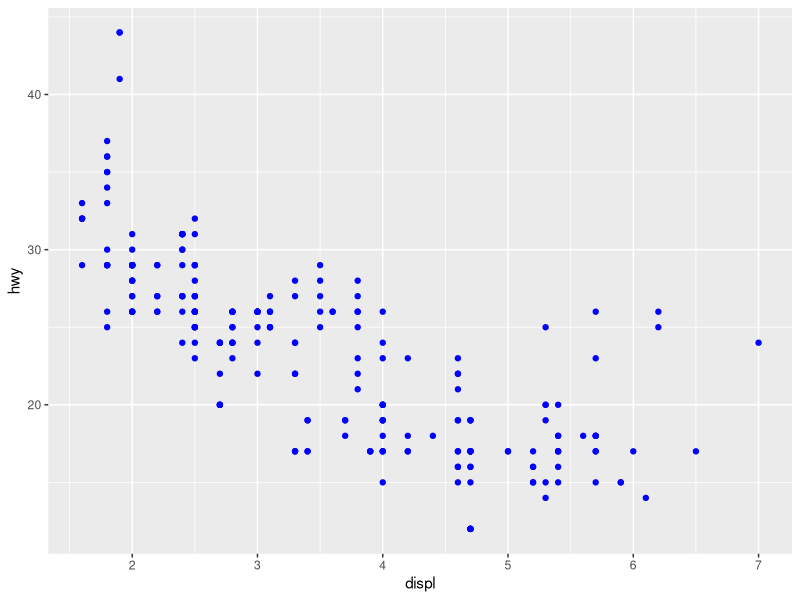
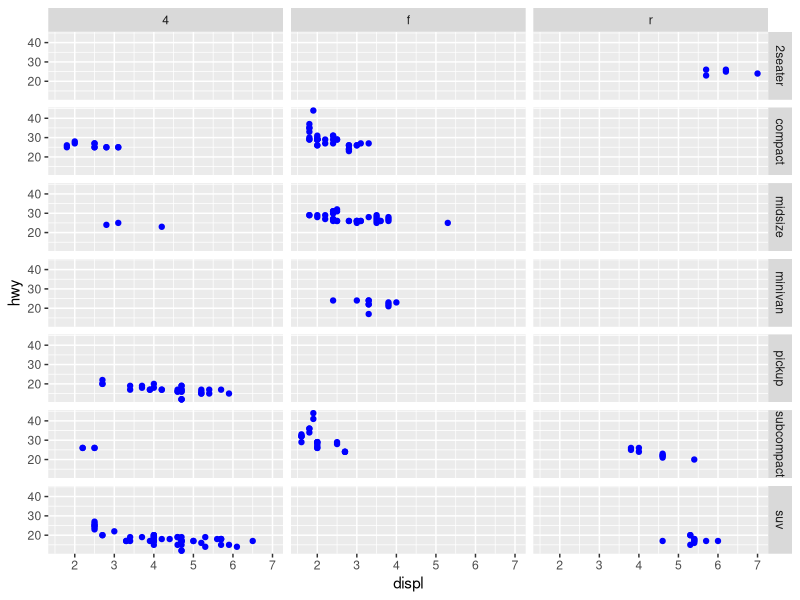
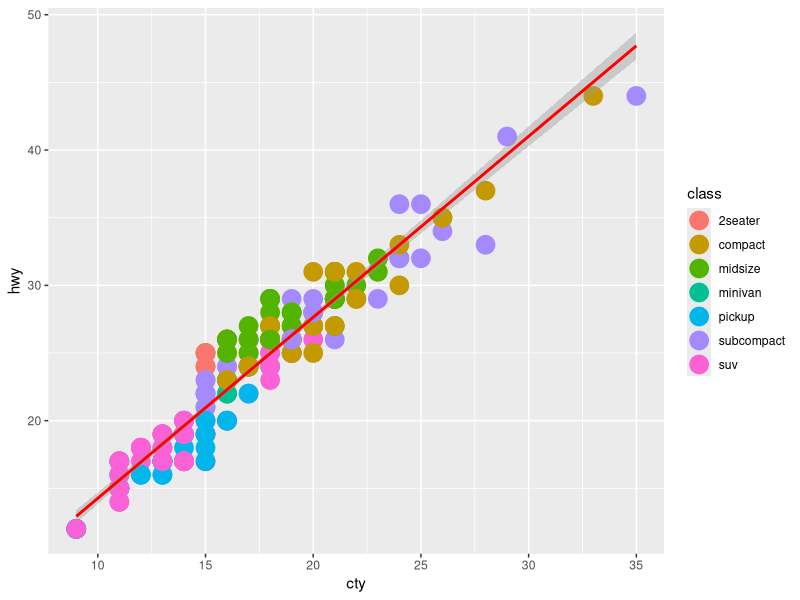
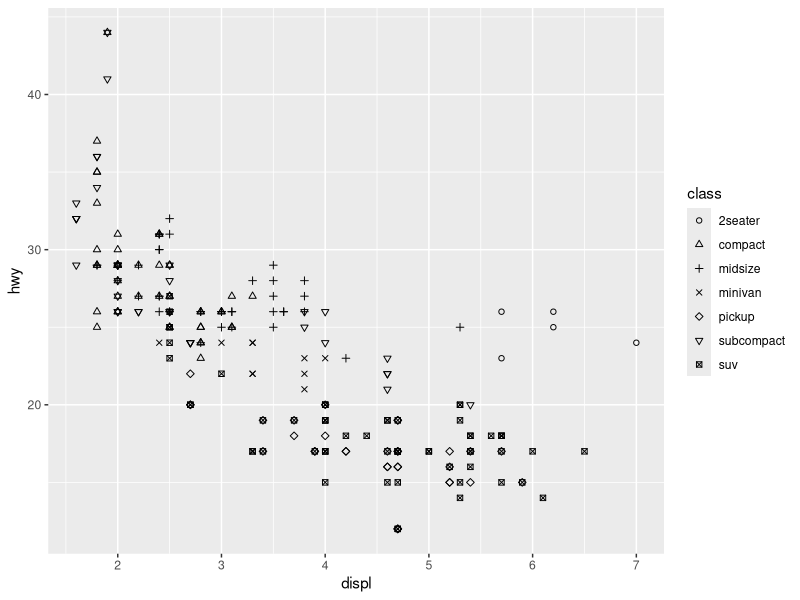
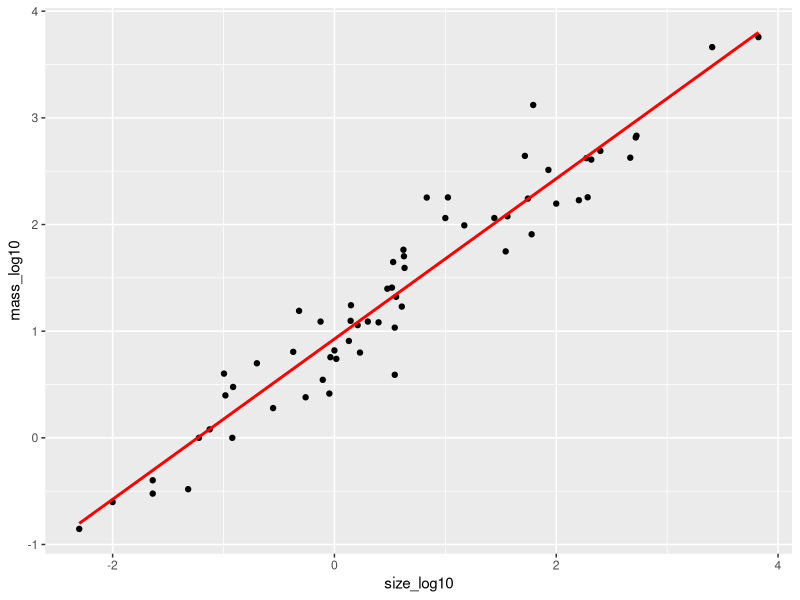
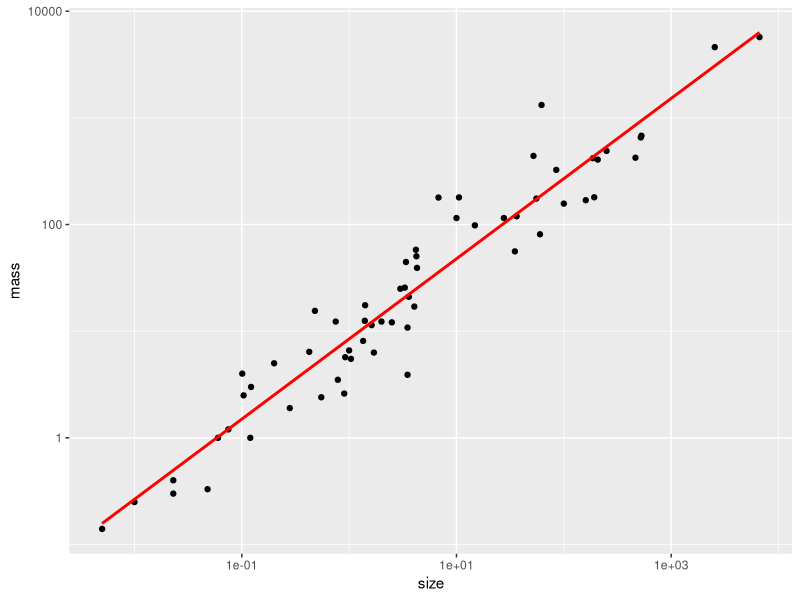

Here is the R script that generated these plots, in order:
## ---- chunk 1
# Write your code here
library(ggplot2)
data(mpg)

#1 method: 
dim(mpg)

#2 method: 
ncol(mpg)
nrow(mpg)

## ---- chunk 2
# Write your code here
ggplot(data = mpg) + 
      geom_point(color = 'blue',  mapping = aes(x = displ, y = hwy)) 

## ---- chunk 3
# Write your code here

ggplot(data = mpg) + 
      geom_point(color = 'blue',  mapping = aes(x = displ, y = hwy)) + facet_grid(class ~ drv)

## ---- chunk 4
# Write your code here

ggplot(data = mpg, aes(x = cty, y = hwy, color = class)) + geom_point(size = 6) + 
  geom_smooth(method = lm, color = "red")
## ---- chunk 5
# Write your code here

subcompact_mpg_15mph <- mpg[mpg$class == "subcompact" & mpg$cty == 15, c("manufacturer", "model")] 
subcompact_mpg_15mph

## ---- chunk 6
# Write your code here
ggplot(data = mpg) + 
      geom_point(mapping = aes(x = displ, y = hwy, shape = class)) + scale_shape_manual(values = 1:7)

## ---- chunk 7
# Write your code here
x <- c(3.385,0.48,1.35,465,36.33,27.66,14.83,1.04,4.19,0.425,0.101,0.92,1,0.005,0.06,3.5,2,1.7,2547,0.023,187.1,521,0.785,10,3.3,0.2,1.41,529,207,85,0.75,62,6654,3.5,6.8,35,4.05,0.12,0.023,0.01,1.4,250,2.5,55.5,100,52.16,10.55,0.55,60,3.6,4.288,0.28,0.075,0.122,0.048,192,3,160,0.9,1.62,0.104,4.235)
y <- c(44.5,15.5,8.1,423,119.5,115,98.2,5.5,58,6.4,4,5.7,6.6,0.14,1,10.8,12.3,6.3,4603,0.3,419,655,3.5,115,25.6,5,17.5,680,406,325,12.3,1320,5712,3.9,179,56,17,1,0.4,0.25,12.5,490,12.1,175,157,440,179.5,2.4,81,21,39.2,1.9,1.2,3,0.33,180,25,169,2.6,11.4,2.5,50.4)


sizeMass <- data.frame(x, y)
colnames(sizeMass)[1] = "size"
colnames(sizeMass)[2] = "mass"
sizeMass
## ---- chunk 8
# Write your code here (method 1)

sizeMass$size_log10 <- log10(sizeMass$size)
sizeMass$mass_log10 <- log10(sizeMass$mass)

ggplot(sizeMass, aes(size_log10, mass_log10)) +
      geom_point() +
      geom_smooth(method = "lm", color = "red", se = FALSE)
## ---- chunk 9
# Write your code here (method 2)

ggplot(sizeMass, aes(size, mass)) +
      geom_point() +
      geom_smooth(method = "lm", color = "red", se = FALSE) + scale_x_log10() + scale_y_log10()

